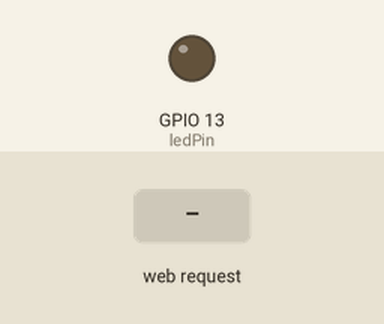
This sketch was run on a simulated ESP8266 (NodeMCU). Parts: output pins drawn as LEDs (lit = HIGH). Inputs (shaded band) come from the test bench. WiFi joins after 1.5 s; servers stay silent unless stated; what the sketch prints to the serial monitor is not drawn.

Above: at 2.7 s.
2.8 s: HTTP request GET /LED=ON received
At 3.7 s:
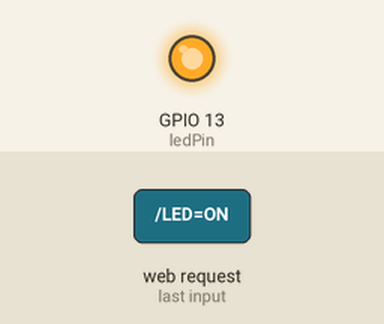
4.3 s: HTTP request GET /LED=OFF received
At 4.9 s:
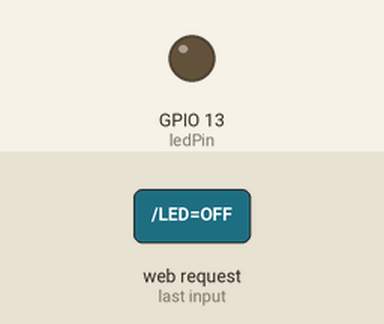
Timing chart, 0 to 7.3 s (numbered marks = the images above; inputs shaded):
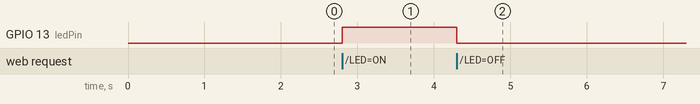

Measured:
- after the input at 2.8 s, GPIO 13 (ledPin): LOW → HIGH at once
- after the input at 4.3 s, GPIO 13 (ledPin): HIGH → LOW at once

The sketch:

wifi2.ino
```cpp
#include <ESP8266WiFi.h>

const char* ssid = "QuasarWeb";
const char* password = "quasarweb2013";

int ledPin = 13; // GPIO13
WiFiServer server(80);

void setup() {
  Serial.begin(2400);
  delay(10);

  pinMode(ledPin, OUTPUT);
  digitalWrite(ledPin, LOW);

  // Connect to WiFi network
  Serial.println();
  Serial.println();
  Serial.print("Connecting to ");
  Serial.println(ssid);

  WiFi.begin(ssid, password);

  while (WiFi.status() != WL_CONNECTED) {
    delay(500);
    Serial.print(".");
  }
  Serial.println("");
  Serial.println("WiFi connected");

  // Start the server
  server.begin();
  Serial.println("Server started");

  // Print the IP address
  Serial.print("Use this URL to connect: ");
  Serial.print("http://");
  Serial.print(WiFi.localIP());
  Serial.println("/");

}

void loop() {
  // Check if a client has connected
  WiFiClient client = server.available();
  if (!client) {
    return;
  }

  // Wait until the client sends some data
  Serial.println("new client");
  while(!client.available()){
    delay(1);
  }

  // Read the first line of the request
  String request = client.readStringUntil('\r');
  Serial.println(request);
  client.flush();

  // Match the request

  int value = LOW;
  if (request.indexOf("/LED=ON") != -1)  {
    digitalWrite(ledPin, HIGH);
    value = HIGH;
  }
  if (request.indexOf("/LED=OFF") != -1)  {
    digitalWrite(ledPin, LOW);
    value = LOW;
  }

// Set ledPin according to the request
//digitalWrite(ledPin, value);

  // Return the response
  client.println("HTTP/1.1 200 OK");
  client.println("Content-Type: text/html");
  client.println(""); //  do not forget this one
  client.println("<!DOCTYPE HTML>");
  client.println("<html>");
  client.println("<style>body {color: red;}</style>");

  client.print("Led pin is now: ");

  if(value == HIGH) {
    client.print("On");
  } else {
    client.print("Off");
  }
  client.println("<br><br>");
  client.println("<a href=\"/LED=ON\"\"><button>Turn On </button></a>");
  client.println("<a href=\"/LED=OFF\"\"><button>Turn Off </button></a><br />");
  client.println("</html>");

  delay(1);
  Serial.println("Client disonnected");
  Serial.println("");

}
```
